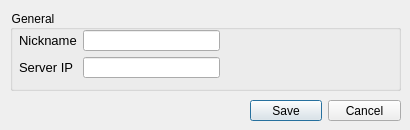
<?xml version="1.0" encoding="UTF-8"?>
<ui version="4.0">
 <class>Dialog</class>
 <widget class="QDialog" name="Dialog">
  <property name="geometry">
   <rect>
    <x>0</x>
    <y>0</y>
    <width>410</width>
    <height>130</height>
   </rect>
  </property>
  <property name="windowTitle">
   <string>Settings</string>
  </property>
  <property name="windowIcon">
   <iconset>
    <normaloff>icons/settings.png</normaloff>icons/settings.png</iconset>
  </property>
  <widget class="QDialogButtonBox" name="cancelBox">
   <property name="geometry">
    <rect>
     <x>250</x>
     <y>100</y>
     <width>151</width>
     <height>21</height>
    </rect>
   </property>
   <property name="orientation">
    <enum>Qt::Horizontal</enum>
   </property>
   <property name="standardButtons">
    <set>QDialogButtonBox::Cancel|QDialogButtonBox::Save</set>
   </property>
  </widget>
  <widget class="QGroupBox" name="generalBox">
   <property name="geometry">
    <rect>
     <x>10</x>
     <y>10</y>
     <width>391</width>
     <height>81</height>
    </rect>
   </property>
   <property name="styleSheet">
    <string notr="true">QGroupBox {
font-size: 12px;
}
QLabel {
font-size: 13px;
}</string>
   </property>
   <property name="title">
    <string>General</string>
   </property>
   <widget class="QWidget" name="formLayoutWidget">
    <property name="geometry">
     <rect>
      <x>9</x>
      <y>20</y>
      <width>201</width>
      <height>48</height>
     </rect>
    </property>
    <layout class="QFormLayout" name="generalForm">
     <item row="0" column="0">
      <widget class="QLabel" name="nicknameLabel">
       <property name="styleSheet">
        <string notr="true"/>
       </property>
       <property name="text">
        <string>Nickname</string>
       </property>
      </widget>
     </item>
     <item row="0" column="1">
      <widget class="QLineEdit" name="nicknameLine">
       <property name="contextMenuPolicy">
        <enum>Qt::NoContextMenu</enum>
       </property>
       <property name="acceptDrops">
        <bool>false</bool>
       </property>
       <property name="inputMethodHints">
        <set>Qt::ImhLatinOnly</set>
       </property>
       <property name="maxLength">
        <number>13</number>
       </property>
       <property name="placeholderText">
        <string/>
       </property>
       <property name="clearButtonEnabled">
        <bool>false</bool>
       </property>
      </widget>
     </item>
     <item row="1" column="0">
      <widget class="QLabel" name="ipLabel">
       <property name="styleSheet">
        <string notr="true"/>
       </property>
       <property name="text">
        <string>Server IP</string>
       </property>
      </widget>
     </item>
     <item row="1" column="1">
      <widget class="QLineEdit" name="ipLine">
       <property name="acceptDrops">
        <bool>false</bool>
       </property>
       <property name="inputMethodHints">
        <set>Qt::ImhLatinOnly</set>
       </property>
       <property name="text">
        <string/>
       </property>
       <property name="maxLength">
        <number>16</number>
       </property>
      </widget>
     </item>
    </layout>
   </widget>
  </widget>
 </widget>
 <resources>
  <include location="res.qrc"/>
 </resources>
 <connections>
  <connection>
   <sender>cancelBox</sender>
   <signal>accepted()</signal>
   <receiver>Dialog</receiver>
   <slot>accept()</slot>
   <hints>
    <hint type="sourcelabel">
     <x>248</x>
     <y>254</y>
    </hint>
    <hint type="destinationlabel">
     <x>157</x>
     <y>274</y>
    </hint>
   </hints>
  </connection>
  <connection>
   <sender>cancelBox</sender>
   <signal>rejected()</signal>
   <receiver>Dialog</receiver>
   <slot>reject()</slot>
   <hints>
    <hint type="sourcelabel">
     <x>316</x>
     <y>260</y>
    </hint>
    <hint type="destinationlabel">
     <x>286</x>
     <y>274</y>
    </hint>
   </hints>
  </connection>
 </connections>
</ui>
